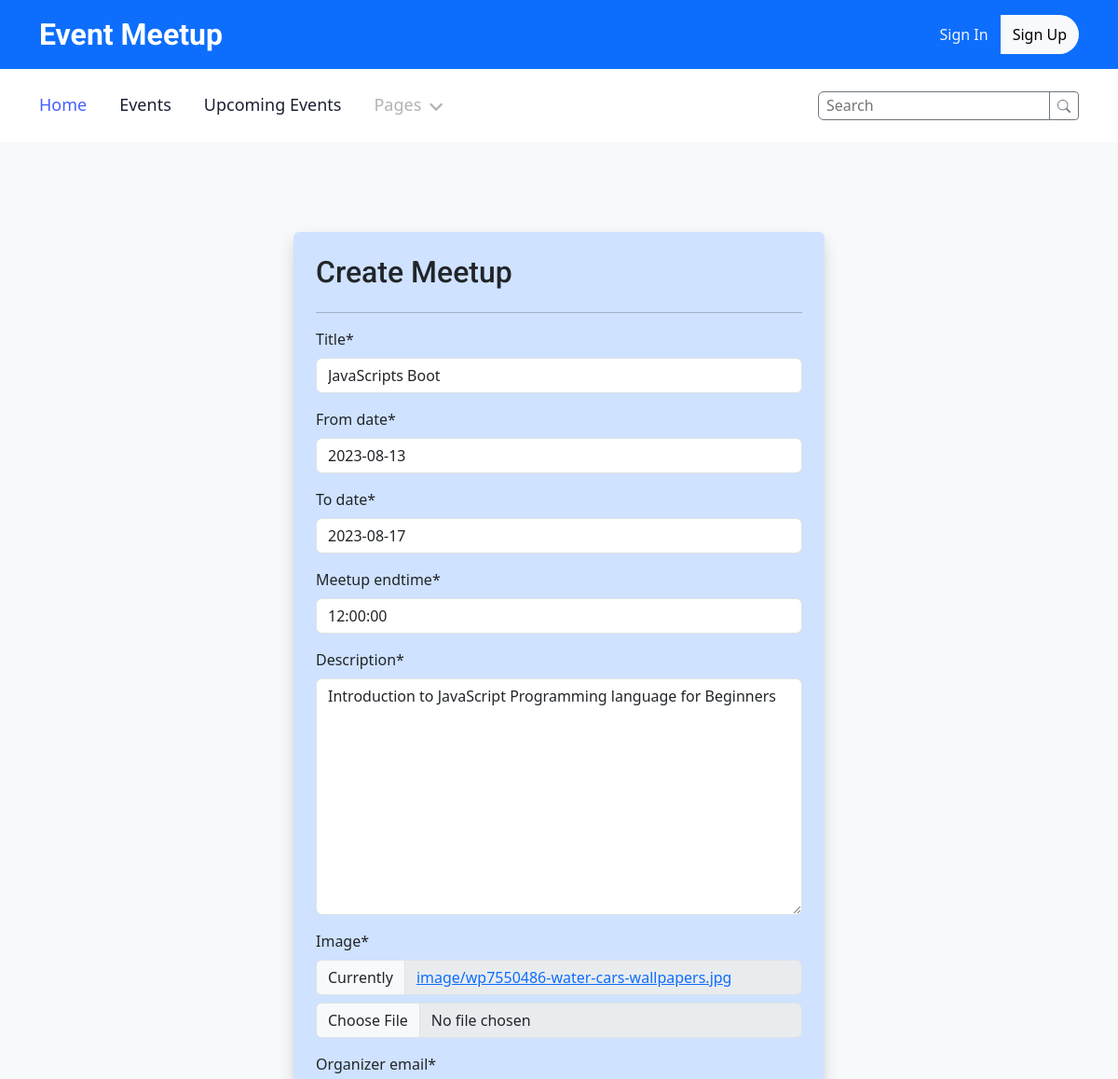
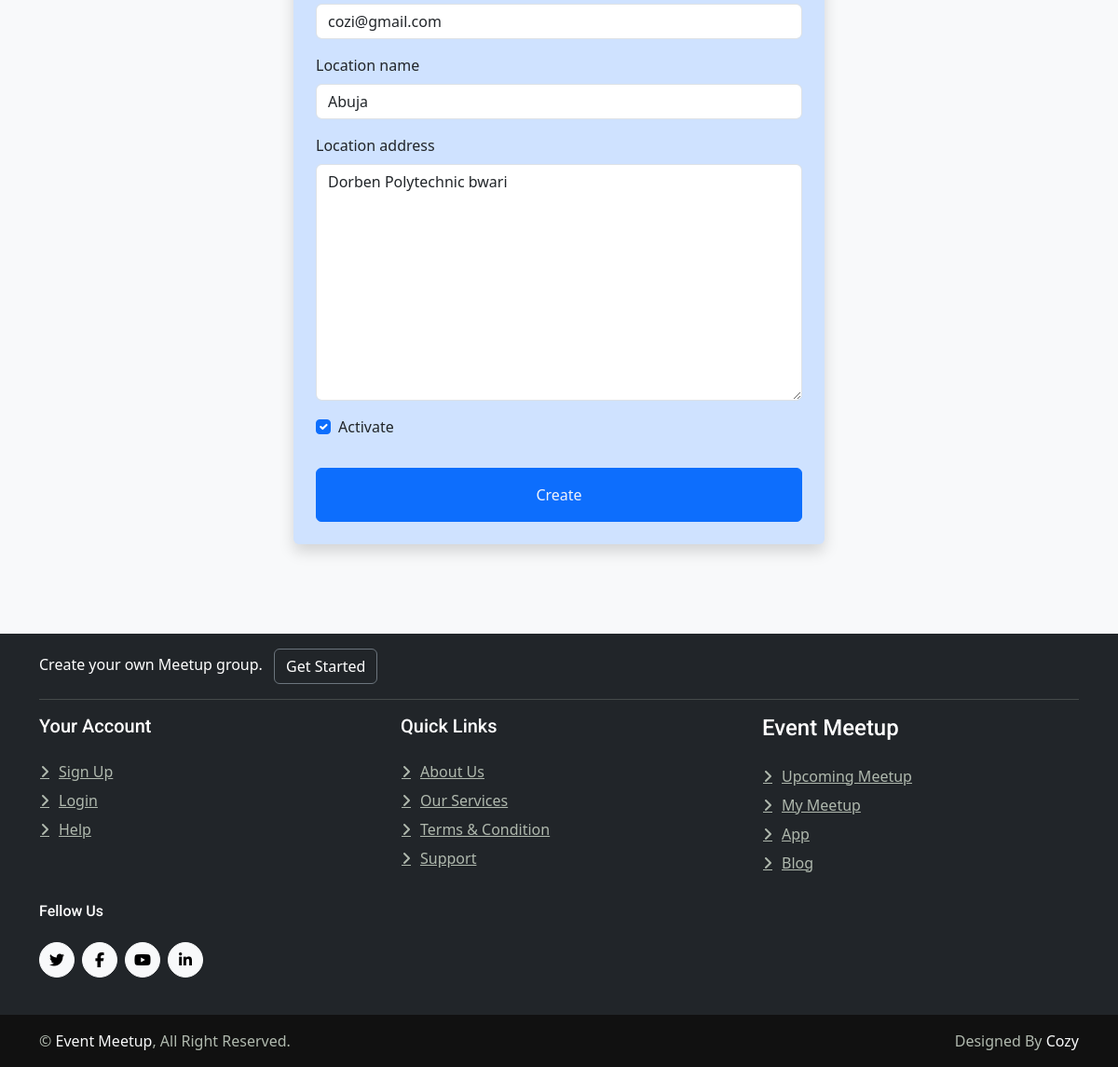
Page /meetup-update/3 on the committed database (2 pictures, top to bottom).
### meetup/models.py (models this page shows, shortened)
class Meetup(models.Model):
    user = models.ForeignKey(myUser, on_delete=models.CASCADE, blank=True, null=True)
    organizer_email = models.EmailField(max_length=254, null=True)
    title = models.CharField(max_length=500)
    slug = models.SlugField(unique=True)
    description = models.TextField()
    image = models.ImageField(upload_to='image')
    location_name = models.CharField( max_length=50, blank=True,null=True)
    location_address = models.TextField(blank=True, null=True)
    location = models.ForeignKey(Location, on_delete=models.CASCADE, null=True)
    participant =models.ManyToManyField(Participant, blank=True)
    meetup_speakers =models.ManyToManyField(Speaker, blank=True, null=True)
    activate = models.BooleanField(default=True)
    meetup_time = models.DateTimeField(auto_now_add=True)
    meetup_date = models.DateField(blank=True, null=True)
    meetup_endtime = models.TimeField()
    from_date = models.DateField()
    to_date = models.DateField()

### meetup/views.py (the view, shortened to what this page needs)
# urls.py: path('meetup-update/<int:pk>',MeetupUpdate.as_view(), name='meetup_update'),
class MeetupUpdate(SuccessMessageMixin, UpdateView):
    model = Meetup
    form_class = UseMeetupForm
    template_name = "meetup/meetup_form.html"
    success_url = reverse_lazy('meetup-index')
    success_message = "meetup is successfully updated"

### meetup/forms.py
class UseMeetupForm(forms.ModelForm):
    class Meta:
        model = Meetup
        fields = [ 'title', 'from_date', 'to_date',
                   'meetup_endtime', 'description', 'image', 'organizer_email',
                   'location_name', 'location_address', 'activate',
                ]
        widgets={
           'title':forms.TextInput(attrs={'placeholder':'Enter meetup title'}),
           'from_date':forms.DateInput(attrs={'placeholder':'yyyy-mm-dd'}),
           'to_date':forms.DateInput(attrs={'placeholder':'yyyy-mm-dd'}),
           'meetup_endtime':forms.TimeInput(attrs={'placeholder':'18:30:00'}),
           'description':forms.Textarea(attrs={'placeholder':'Enter meetup description'}),
           'organizer_email':forms.EmailInput(attrs={'placeholder':'Enter email'}),
           'location_name':forms.TextInput(attrs={'placeholder':'Meetup location'}),
           'location_address':forms.Textarea(attrs={'placeholder':'Meetup location address'}),
        }

### meetup/templates/meetup/meetup_form.html (shortened to what this page needs)
{% extends 'meetup/partials/base.html' %}
{% load crispy_forms_tags %}
{% block content %}
    <div class="container-xxl py-5">
        <div class="container">
            <div class="row mt-5 justify-content-center">
                <div class="col-lg-6 wow fadeInUp shadow bg-primary-subtle rounded p-4" data-wow-delay="0.5s">
                    <h2 class="mb-4">Create Meetup</h2>
                    <hr>
                    <form method="POST" class="row g-3" enctype="multipart/form-data">
                       <div class="">
                          {{form|crispy}}
                       </div>
                        <div class="col-12 text-center">
                            <button class="btn btn-primary w-100 py-3" type="submit">Create</button>
                        </div>
                    </form>
                </div>
            </div>
        </div>
    </div>
{% endblock content %}

### meetup/static/meetup/css/style.css (style rules this page uses)
:root { --primary: #4761FF; --secondary: #555555; --light: #F1F3FA; --dark: #1C2035; }
.btn { transition: .5s; font-weight: 500; }
.btn-primary, .btn-outline-primary:hover { color: var(--light); }

### rows in the picture
Meetup: title "JavaScripts Boot", from_date "2023-08-13", to_date "2023-08-17", meetup_endtime "12:00:00", description "Introduction to JavaScript Programming language for Beginners", organizer_email "cozi@gmail.com", location_name "Abuja", location_address "Dorben Polytechnic bwari", activate "☑"
